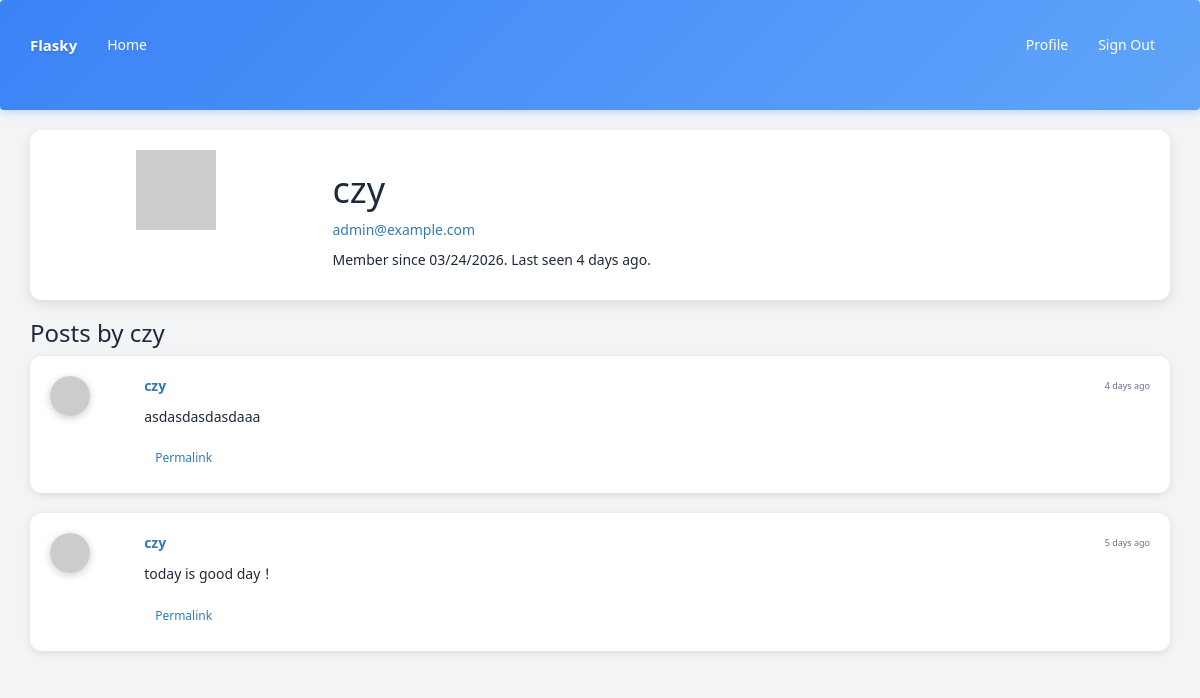
Page /user/czy (signed in) on the committed database.
### app/models.py (models this page shows, shortened)
class User(UserMixin, db.Model):
    __tablename__ = 'users'
    id = db.Column(db.Integer, primary_key = True)
    email = db.Column(db.String(64), unique=True, index=True)
    username = db.Column(db.String(64), unique=True, index=True)
    password_hash = db.Column(db.String(128))
    role_id = db.Column(db.Integer, db.ForeignKey('roles.id'))
    name = db.Column(db.String(64))
    location = db.Column(db.String(64))
    about_me = db.Column(db.Text())
    member_since = db.Column(db.DateTime(), default=datetime.utcnow)
    last_seen = db.Column(db.DateTime(), default=datetime.utcnow)
    avatar_hash = db.Column(db.String(32))
    posts = db.relationship('Post', backref='author', lazy='dynamic')
    followed = db.relationship('Follow', foreign_keys=[Follow.follower_id], backref=db.backref('follower', lazy='joined'), lazy='dynamic', cascade='all, delete-orphan')
    followers = db.relationship('Follow', foreign_keys=[Follow.followed_id], backref=db.backref('followed', lazy='joined'), lazy='dynamic', cascade='all, delete-orphan')
    def ping(self):
        self.last_seen = datetime.utcnow()
        db.session.add(self)
    def can(self, permissions):
        return self.role is not None and (self.role.permissions & permissions) == permissions
    def is_administrator(self):
        return self.can(Permission.ADMINISTER)
    def gravatar(self, size=100, default='identicon', rating='g'):
        if request.is_secure:
            url = 'https://secure.gravatar.com/avatar'
        else:
            url = 'http://www.gravatar.com/avatar'
        hash = self.avatar_hash or hashlib.md5(self.email.encode('utf-8')).hexdigest()
        return '{url}/{hash}?s={size}&d={default}&r={rating}'.format(url=url, hash=hash, size=size, default=default, rating=rating)
    @property
    def password(self):
        raise AttributeError('password is not a readable attribute')

class Post(db.Model):
    __tablename__ = 'posts'
    id = db.Column(db.Integer, primary_key=True)
    body = db.Column(db.Text)
    timestamp = db.Column(db.DateTime, index=True, default=datetime.utcnow)
    author_id = db.Column(db.Integer, db.ForeignKey('users.id'))
    body_html = db.Column(db.Text)

### app/main/views.py (the view)
@main.route('/user/<username>')
def user(username):
    user = User.query.filter_by(username=username).first()
    if user is None:
        abort(404)
    posts = user.posts.order_by(Post.timestamp.desc()).all()
    return render_template('user.html', user=user, posts=posts)

### app/__init__.py (called while the page is built)
@login_manager.user_loader
def load_user(user_id):
    from .models import User
    return User.query.get(int(user_id))

def create_app(config_name='default'):
    app = Flask(__name__)
    app.config.from_object(config[config_name])
    config[config_name].init_app(app)
    bootstrap.init_app(app)
    moment.init_app(app)
    db.init_app(app)
    login_manager.init_app(app)
    csrf.init_app(app)
    migrate.init_app(app, db)
    pagedown.init_app(app)
    from .main import main as main_blueprint
    app.register_blueprint(main_blueprint)
    from .models import Permission
    @app.context_processor
    def inject_permissions():
        return dict(Permission=Permission)
    from .auth import auth as auth_blueprint
    app.register_blueprint(auth_blueprint, url_prefix='/auth')
    from .models import AnonymousUser
    login_manager.anonymous_user = AnonymousUser
    return app

### app/auth/views.py (called while the page is built)
@auth.before_app_request
def before_request():
    if current_user.is_authenticated:
        current_user.ping()

### app/templates/user.html (shortened to what this page needs)
{% extends "base.html" %}
{% block page_content %}
<div class="card">
    <div class="row">
        <div class="col-md-3">
            <div class="text-center">
                <img class="profile-thumbnail" src="{{ user.gravatar(size=200) }}">
            </div>
        </div>
        <div class="col-md-9">
            <h1>{{ user.username }}</h1>
            {% if current_user.is_administrator %}
            <p><a href="mailto:{{ user.email }}">{{ user.email }}</a></p>
            {% endif %}
            <p>
                Member since {{ moment(user.member_since).format('L') }}.
                Last seen {{ moment(user.last_seen).fromNow() }}.
            </p>
        </div>
    </div>
</div>
<div class="mt-5">
    <h3>Posts by {{ user.username }}</h3>
    {% include '_posts.html' %}
</div>
{% endblock %}

### app/templates/_posts.html (shortened to what this page needs)
<div class="posts">
    {% for post in posts %}
    <div class="post card">
        <div class="row">
            <div class="col-md-1">
                <div class="profile-thumbnail">
                    <a href="{{ url_for('.user', username=post.author.username) }}">
                        <img src="{{ post.author.gravatar(size=40) }}">
                    </a>
                </div>
            </div>
            <div class="col-md-11">
                <div class="post-header">
                    <div class="post-author">
                        <a href="{{ url_for('.user', username=post.author.username) }}">
                            {{ post.author.username }}
                        </a>
                    </div>
                    <div class="post-date">{{ moment(post.timestamp).fromNow() }}</div>
                </div>
                <div class="post-body">
                    {% if post.body_html %}
                        {{ post.body_html | safe }}
                    {% else %}
                        {{ post.body }}
                    {% endif %}
                </div>
                <div class="post-footer mt-2">
                    <a href="{{ url_for('.post', id=post.id) }}" class="btn btn-sm btn-outline-primary mr-2">
                        Permalink
                    </a>
                </div>
            </div>
        </div>
    </div>
    {% endfor %}
</div>

### app/templates/base.html (style rules this page uses)
:root { --primary-color: #3b82f6; --secondary-color: #ec4899; --accent-color: #f97316; --light-color: #f3f4f6; --dark-color: #1e293b; --card-bg: #ffffff; --border-color: #e2e8f0; }
body { font-family: 'Segoe UI', Tahoma, Geneva, Verdana, sans-serif; background-color: var(--light-color); color: var(--dark-color); }
.card { background-color: var(--card-bg); border-radius: 12px; box-shadow: 0 4px 12px rgba(0, 0, 0, 0.1); padding: 20px; margin-bottom: 20px; transition: all 0.3s ease; }
.post { background-color: var(--card-bg); border-radius: 12px; padding: 20px; margin-bottom: 20px; box-shadow: 0 2px 8px rgba(0, 0, 0, 0.1); transition: all 0.3s ease; }
.post-header { display: flex; justify-content: space-between; align-items: center; margin-bottom: 10px; }
.post-author { font-weight: bold; color: var(--primary-color); }
.post-date { color: #64748b; font-size: 0.9rem; }
.post-body { margin-top: 10px; line-height: 1.6; }
.post-footer { margin-top: 15px; }
.profile-thumbnail img { border-radius: 50%; box-shadow: 0 2px 8px rgba(0, 0, 0, 0.2); transition: all 0.3s ease; width: 40px; height: 40px; object-fit: cover; }
.profile-thumbnail { display: inline-block; }
.profile-thumbnail img { border-radius: 50%; box-shadow: 0 2px 8px rgba(0, 0, 0, 0.2); transition: all 0.3s ease; }

### rows in the picture
User: username "czy", email "admin@example.com", member_since "03/24/2026", last_seen "4 days ago"
Post: author.username "czy", timestamp "4 days ago", body_html "asdasdasdasdaaa"
Post: author.username "czy", timestamp "5 days ago", body "today is good day！"
